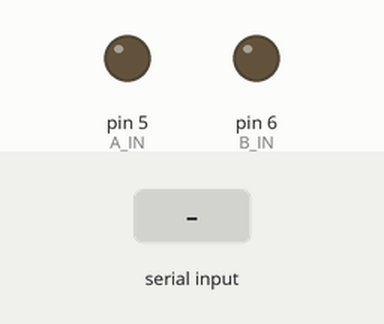
Recording of a sketch running on a simulated Arduino Uno, built with avr-gcc and run on an emulated ATmega328P. Parts: output pins drawn as LEDs (lit = HIGH). Inputs (shaded band) come from the test bench.

Above: at 1.2 s.
1.3 s: "90,45\n" received over Serial
At 2.6 s:
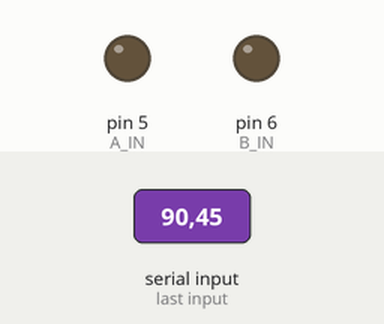
2.9 s: "30,150\n" received over Serial
At 4.0 s:
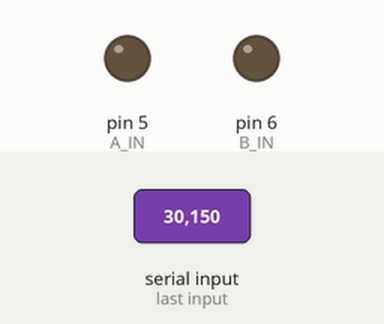
4.5 s: "200\n" received over Serial
At 5.1 s:
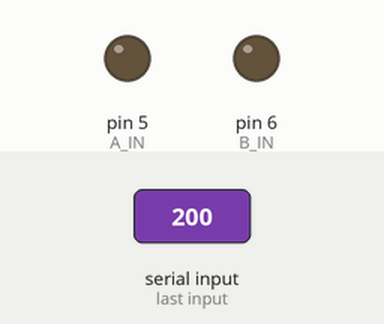
Timing chart, 0 to 7.5 s (numbered marks = the images above; inputs shaded):
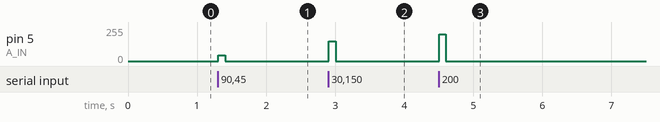

The sketch:

7.2.4.ino
```cpp
#define A_IN 5
#define B_IN 6
void setup() {
    Serial.begin(9600);
    Serial.setTimeout(100);
}
void loop() {
    if (Serial.available()) { /*만약 시리얼 버퍼에 데이터가 있다면
     정수로 해석하여 읽어들인다.*/
        short motorSpeed = Serial.parseInt();
        if (motorSpeed >= 0){
            analogWrite(A_IN, motorSpeed);
            analogWrite(B_IN, 0);
        } else {
            analogWrite(A_IN, 0);
            analogWrite(B_IN, -motorSpeed);
        }
    }
}
```

Measured:
- after the input at 1.3 s, pin 5 (A_IN): 0/255 → 45/255 at once, → 0/255 0.10 s later
- after the input at 2.9 s, pin 5 (A_IN): 0/255 → 150/255 at once, → 0/255 0.10 s later
- after the input at 4.5 s, pin 5 (A_IN): 0/255 → 200/255 at once, → 0/255 0.10 s later
